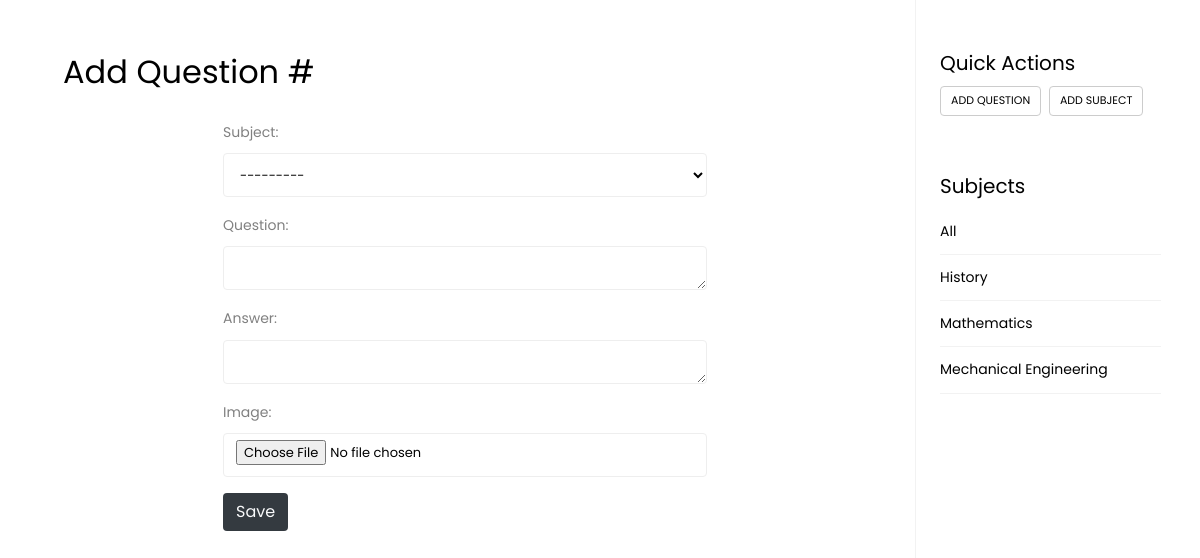
Page /add on the committed database.
### question/models.py (models this page shows)
class Subject(models.Model):
    name = models.CharField(max_length=100, verbose_name="Subject Name")
    description = models.TextField()
    def __str__(self):
        return self.name

### question/views.py (the view)
# urls.py: path('add', add_question, name='add'),
def add_question(request):
    if request.POST:
        questionForm = QuestionForm(request.POST, request.FILES)
        if questionForm.is_valid():
            questionForm.save()
            return redirect('home')
    else:
        questionForm = QuestionForm()
        context = {
            'page_subject': "Add Question",
            'questionForm': questionForm,
            'subjects_list': Subject.objects.all(),
        }
        return render(request, 'form.html', context)

### question/forms.py
class QuestionForm(forms.ModelForm):
    class Meta:
        model = Question
        fields = ['subject', 'question', 'answer', 'image']
    def __init__(self, *args, **kwargs):
        super().__init__(*args, **kwargs)
        self.fields['subject'].widget.attrs.update({'class': 'form-control'})
        self.fields['question'].widget.attrs.update({'class': 'form-control'})
        self.fields['answer'].widget.attrs.update({'class': 'form-control'})
        self.fields['image'].widget.attrs.update({'class': 'form-control'})

### templates/form.html (shortened to what this page needs)
{%  extends 'base.html' %}
{% load static %}
{% block body %}
<div id="content" class="p-4 p-md-5 pt-5">
    <h2 class="mb-4">{{page_subject}} #{{question_count}}</h2>
    <div class="container d-flex justify-content-center align-items-center">
        <form method="POST" enctype="multipart/form-data">
            {{questionForm.as_p}}
            <input type="submit"  class="btn bg-dark text-light" value="Save" >
        </form>
    </div>
  </div>
  <nav id="sidebar">
    <div class="p-4 pt-5">
        <div class="mb-5">
          <h5>Quick Actions</h5>
          <div class="tagcloud">
            <a href="{% url 'add' %}" class="tag-cloud-link">Add Question</a>
            <a href="{% url 'add_subject' %}" class="tag-cloud-link">Add Subject</a>
          </div>
        </div>
        <h5>Subjects</h5>
        <ul class="list-unstyled components mb-5">
          <li>
            <a href="/">All</a>
          </li>
          {%for subject in subjects_list %}
          <li>
            <a href="{% url 'subject' subject.id %}">{{subject.name}}</a>
          </li>
          {%endfor%}
        </ul>
      </div>
    </nav>
{%endblock%}

### templates/base.html (style rules this page uses)
.form-control { border: 1px solid #eee; }

### rows in the picture
Subject: name "History"
Subject: name "Mathematics"
Subject: name "Mechanical Engineering"

### other values in the picture
{{ page_subject }} "Add Question"
